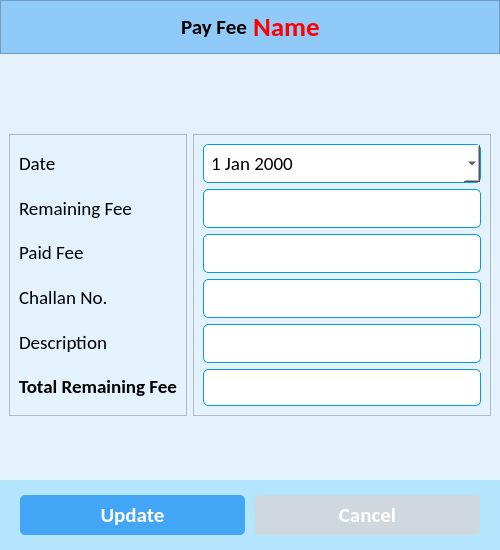
<?xml version="1.0" encoding="UTF-8"?>
<ui version="4.0">
 <class>UpdatePayFeeWindow</class>
 <widget class="QMainWindow" name="UpdatePayFeeWindow">
  <property name="geometry">
   <rect>
    <x>0</x>
    <y>0</y>
    <width>500</width>
    <height>550</height>
   </rect>
  </property>
  <property name="minimumSize">
   <size>
    <width>500</width>
    <height>550</height>
   </size>
  </property>
  <property name="windowTitle">
   <string>Update Fee</string>
  </property>
  <property name="windowIcon">
   <iconset resource="../resources.qrc">
    <normaloff>:/icons/assets/icons/logo.png</normaloff>:/icons/assets/icons/logo.png</iconset>
  </property>
  <widget class="QWidget" name="centralwidget">
   <property name="styleSheet">
    <string notr="true">* {
	background-color: #e3f2fd;
}
#std_image {
	background-color: #fff;
}

#header_frame, #label {
	background-color: #90caf9;
}

#lbl_student_name {
	background-color: #90caf9;
	color: red;
}


#bottom_widget {
	background-color: #b3e5fc;
}

QPushButton {
	background-color: #42a5f5;
	border-radius: 5px;
	color: #fff;
}

#btn_cancel {
	background-color: #cfd8dc;
	border-radius: 5px;
	color: #fff;
}

QLineEdit {
	background-color: #fff;
	border-radius: 5px;
	border: 1px solid #039be5;
	padding: 5px 5px;
}

QDateEdit {
	background-color: #fff;
	border-radius: 5px;
	border: 1px solid #039be5;
	padding: 5px 5px;
}

QComboBox {
	background-color: #fff;
	border-radius: 5px;
	border: 1px solid #039be5;
	padding: 5px 5px;
}</string>
   </property>
   <layout class="QVBoxLayout" name="verticalLayout_3">
    <property name="spacing">
     <number>0</number>
    </property>
    <property name="leftMargin">
     <number>0</number>
    </property>
    <property name="topMargin">
     <number>0</number>
    </property>
    <property name="rightMargin">
     <number>0</number>
    </property>
    <property name="bottomMargin">
     <number>0</number>
    </property>
    <item alignment="Qt::AlignTop">
     <widget class="QFrame" name="header_frame">
      <property name="frameShape">
       <enum>QFrame::StyledPanel</enum>
      </property>
      <property name="frameShadow">
       <enum>QFrame::Raised</enum>
      </property>
      <layout class="QHBoxLayout" name="horizontalLayout_2">
       <item alignment="Qt::AlignRight">
        <widget class="QLabel" name="label">
         <property name="font">
          <font>
           <family>Calibri</family>
           <pointsize>16</pointsize>
           <weight>75</weight>
           <bold>true</bold>
          </font>
         </property>
         <property name="text">
          <string>Pay Fee</string>
         </property>
         <property name="alignment">
          <set>Qt::AlignCenter</set>
         </property>
         <property name="margin">
          <number>10</number>
         </property>
        </widget>
       </item>
       <item alignment="Qt::AlignLeft">
        <widget class="QLabel" name="lbl_student_name">
         <property name="font">
          <font>
           <family>Calibri</family>
           <pointsize>20</pointsize>
           <weight>75</weight>
           <bold>true</bold>
          </font>
         </property>
         <property name="text">
          <string>Name</string>
         </property>
        </widget>
       </item>
      </layout>
     </widget>
    </item>
    <item>
     <widget class="QWidget" name="widget_3" native="true">
      <property name="sizePolicy">
       <sizepolicy hsizetype="Preferred" vsizetype="Preferred">
        <horstretch>0</horstretch>
        <verstretch>0</verstretch>
       </sizepolicy>
      </property>
      <layout class="QHBoxLayout" name="horizontalLayout_4">
       <item>
        <widget class="QFrame" name="frame_3">
         <property name="frameShape">
          <enum>QFrame::StyledPanel</enum>
         </property>
         <property name="frameShadow">
          <enum>QFrame::Raised</enum>
         </property>
         <layout class="QVBoxLayout" name="verticalLayout_2">
          <item>
           <widget class="QLabel" name="label_8">
            <property name="font">
             <font>
              <family>Calibri</family>
              <pointsize>14</pointsize>
             </font>
            </property>
            <property name="text">
             <string>Date</string>
            </property>
           </widget>
          </item>
          <item>
           <widget class="QLabel" name="label_12">
            <property name="font">
             <font>
              <family>Calibri</family>
              <pointsize>14</pointsize>
             </font>
            </property>
            <property name="text">
             <string>Remaining Fee</string>
            </property>
           </widget>
          </item>
          <item>
           <widget class="QLabel" name="label_11">
            <property name="font">
             <font>
              <family>Calibri</family>
              <pointsize>14</pointsize>
             </font>
            </property>
            <property name="text">
             <string>Paid Fee</string>
            </property>
           </widget>
          </item>
          <item>
           <widget class="QLabel" name="label_15">
            <property name="font">
             <font>
              <family>Calibri</family>
              <pointsize>14</pointsize>
             </font>
            </property>
            <property name="text">
             <string>Challan No.</string>
            </property>
           </widget>
          </item>
          <item>
           <widget class="QLabel" name="label_2">
            <property name="font">
             <font>
              <family>Calibri</family>
              <pointsize>14</pointsize>
             </font>
            </property>
            <property name="text">
             <string>Description</string>
            </property>
           </widget>
          </item>
          <item>
           <widget class="QLabel" name="label_14">
            <property name="font">
             <font>
              <family>Calibri</family>
              <pointsize>14</pointsize>
              <weight>75</weight>
              <bold>true</bold>
             </font>
            </property>
            <property name="text">
             <string>Total Remaining Fee</string>
            </property>
           </widget>
          </item>
         </layout>
        </widget>
       </item>
       <item>
        <widget class="QFrame" name="frame_4">
         <property name="frameShape">
          <enum>QFrame::StyledPanel</enum>
         </property>
         <property name="frameShadow">
          <enum>QFrame::Raised</enum>
         </property>
         <layout class="QVBoxLayout" name="verticalLayout">
          <item>
           <widget class="QDateEdit" name="txt_pay_fee_date">
            <property name="font">
             <font>
              <family>Calibri</family>
              <pointsize>14</pointsize>
             </font>
            </property>
            <property name="calendarPopup">
             <bool>true</bool>
            </property>
           </widget>
          </item>
          <item>
           <widget class="QLineEdit" name="txt_remaining_fee">
            <property name="font">
             <font>
              <family>Calibri</family>
              <pointsize>14</pointsize>
             </font>
            </property>
            <property name="readOnly">
             <bool>true</bool>
            </property>
           </widget>
          </item>
          <item>
           <widget class="QLineEdit" name="txt_paid_fee">
            <property name="font">
             <font>
              <family>Calibri</family>
              <pointsize>14</pointsize>
             </font>
            </property>
           </widget>
          </item>
          <item>
           <widget class="QLineEdit" name="txt_challan_no">
            <property name="font">
             <font>
              <family>Calibri</family>
              <pointsize>14</pointsize>
             </font>
            </property>
           </widget>
          </item>
          <item>
           <widget class="QLineEdit" name="txt_description">
            <property name="font">
             <font>
              <family>Calibri</family>
              <pointsize>14</pointsize>
             </font>
            </property>
           </widget>
          </item>
          <item>
           <widget class="QLineEdit" name="txt_total_remaining">
            <property name="font">
             <font>
              <pointsize>14</pointsize>
              <weight>75</weight>
              <bold>true</bold>
             </font>
            </property>
            <property name="readOnly">
             <bool>false</bool>
            </property>
           </widget>
          </item>
         </layout>
        </widget>
       </item>
      </layout>
     </widget>
    </item>
    <!-- <item>
     <widget class="QWidget" name="widget" native="true">
      <property name="layoutDirection">
       <enum>Qt::LeftToRight</enum>
      </property>
      <layout class="QVBoxLayout" name="verticalLayout_4">
       <property name="leftMargin">
        <number>200</number>
       </property>
       <item>
        <widget class="QCheckBox" name="cb_annual_fund">
         <property name="font">
          <font>
           <family>Calibri</family>
           <pointsize>14</pointsize>
          </font>
         </property>
         <property name="text">
          <string>Annual Fund</string>
         </property>
        </widget>
       </item>
       <item>
        <widget class="QCheckBox" name="cb_comp_lab_fee">
         <property name="font">
          <font>
           <family>Calibri</family>
           <pointsize>14</pointsize>
          </font>
         </property>
         <property name="text">
          <string>Computer Lab Fee</string>
         </property>
        </widget>
       </item>
       <item>
        <widget class="QCheckBox" name="cb_science_lab_fee">
         <property name="font">
          <font>
           <family>Calibri</family>
           <pointsize>14</pointsize>
          </font>
         </property>
         <property name="text">
          <string>Science Lab Fee</string>
         </property>
        </widget>
       </item>
       <item>
        <widget class="QCheckBox" name="cb_addmission_fee">
         <property name="font">
          <font>
           <family>Calibri</family>
           <pointsize>14</pointsize>
          </font>
         </property>
         <property name="text">
          <string>Addmission Fee</string>
         </property>
        </widget>
       </item>
      </layout>
     </widget>
    </item> -->
    <item alignment="Qt::AlignBottom">
     <widget class="QWidget" name="bottom_widget" native="true">
      <layout class="QHBoxLayout" name="horizontalLayout_3">
       <property name="spacing">
        <number>10</number>
       </property>
       <property name="leftMargin">
        <number>20</number>
       </property>
       <property name="topMargin">
        <number>15</number>
       </property>
       <property name="rightMargin">
        <number>20</number>
       </property>
       <property name="bottomMargin">
        <number>15</number>
       </property>
       <item>
        <widget class="QPushButton" name="btn_save">
         <property name="minimumSize">
          <size>
           <width>0</width>
           <height>40</height>
          </size>
         </property>
         <property name="font">
          <font>
           <family>Calibri</family>
           <pointsize>16</pointsize>
           <weight>75</weight>
           <bold>true</bold>
          </font>
         </property>
         <property name="text">
          <string>Update</string>
         </property>
         <property name="icon">
          <iconset resource="../resources.qrc">
           <normaloff>:/icons/assets/icons/save.png</normaloff>:/icons/assets/icons/save.png</iconset>
         </property>
         <property name="iconSize">
          <size>
           <width>32</width>
           <height>32</height>
          </size>
         </property>
        </widget>
       </item>
       <item>
        <widget class="QPushButton" name="btn_cancel">
         <property name="minimumSize">
          <size>
           <width>0</width>
           <height>40</height>
          </size>
         </property>
         <property name="font">
          <font>
           <family>Calibri</family>
           <pointsize>16</pointsize>
           <weight>75</weight>
           <bold>true</bold>
          </font>
         </property>
         <property name="text">
          <string>Cancel</string>
         </property>
         <property name="icon">
          <iconset resource="../resources.qrc">
           <normaloff>:/icons/assets/icons/close.png</normaloff>:/icons/assets/icons/close.png</iconset>
         </property>
         <property name="iconSize">
          <size>
           <width>32</width>
           <height>32</height>
          </size>
         </property>
        </widget>
       </item>
      </layout>
     </widget>
    </item>
   </layout>
  </widget>
 </widget>
 <resources>
  <include location="../resources.qrc"/>
 </resources>
 <connections/>
</ui>
